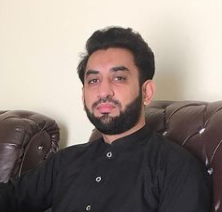
#> input picture zia.PNG, 222 x 212 px, found by its file name
$ python 01_Basics.py
#> lines starting #> are read from the running program, lines starting #| are printed output that depends on the picture
import cv2 as cv
import numpy as np

# path = "C:\\Users\\hp\\Google Drive\\Fiverr Work\\2022\\15. Teaching OpenCV to Client\\pictures"

img = cv.imread("zia.png")
#> img is the input picture: shape (212, 222, 3); mean B, G, R 125.4, 131.6, 142.7
imgResized = cv.resize(img, (500,500))
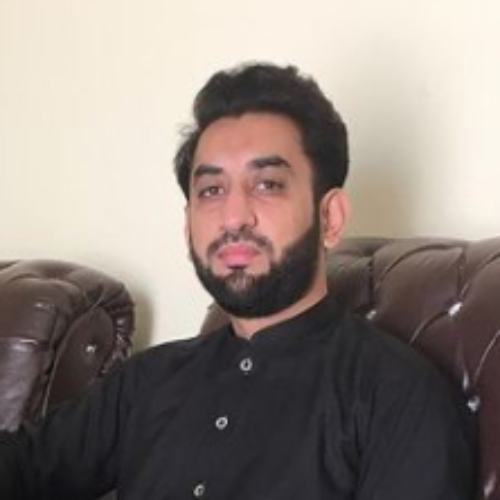
#> imgResized: shape (500, 500, 3); mean B, G, R 125.3, 131.5, 142.6

print(img.shape)
#| (212, 222, 3)

cv.imshow("zia image", img)
cv.imshow("resized iamge", imgResized)
k = cv.waitKey()
#> (key q is pressed here)

if k == ord('q'):
    cv.destroyAllWindows()
